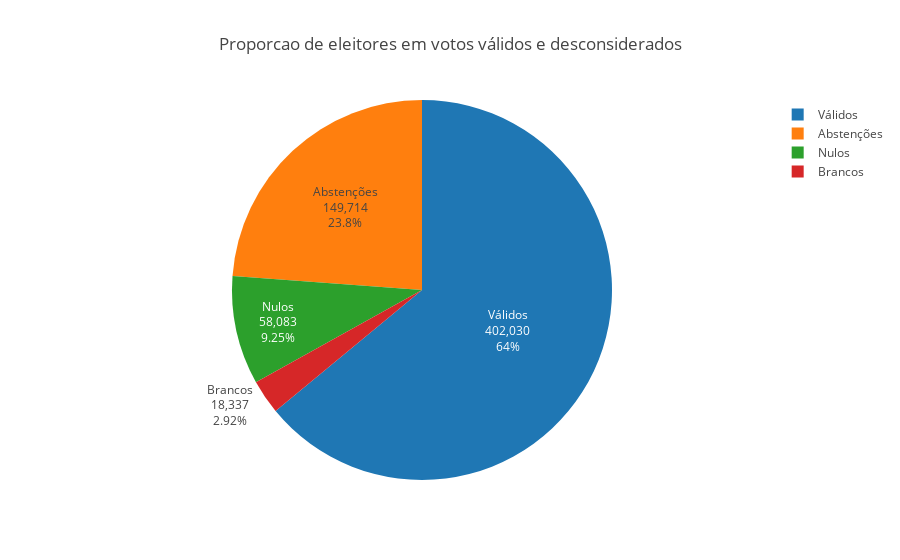

Notebook source saved alongside this figure:
### Markdown cell above
#### Visualizando a divisão entre os não considerados

### Code cell
values = [total_votos_validos, total_abstencoes, total_brancos, total_nulos]
labels = [ 'Válidos', 'Abstenções', 'Brancos', 'Nulos' ]

title = 'Proporcao de eleitores em votos válidos e desconsiderados'
fig = generatePieChart(go=go, labels=labels, values=values, title=title)
py.iplot(fig)

### Figure 1 — Plotly figure (JSON) as saved in the notebook; plotly's stock layout.template omitted (floating-point values rounded to 4 significant figures)
{"data": [{"labels": ["Válidos", "Abstenções", "Brancos", "Nulos"], "textinfo": "percent+value+label", "type": "pie", "uid": "b290efaa-e1b0-11e8-9928-5cc9d399d62a", "values": [402030, 149714, 18337, 58083]}], "layout": {"title": "Proporcao de eleitores em votos válidos e desconsiderados"}}
